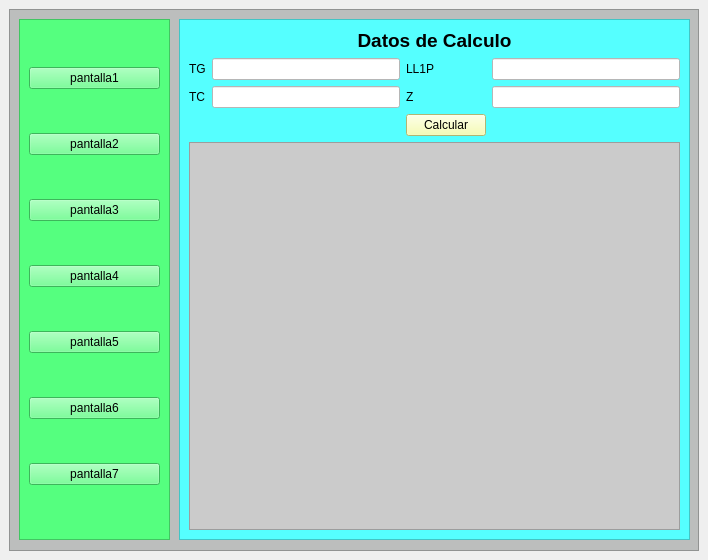
<?xml version="1.0" encoding="UTF-8"?>
<ui version="4.0">
 <class>MainWindow</class>
 <widget class="QMainWindow" name="MainWindow">
  <property name="geometry">
   <rect>
    <x>0</x>
    <y>0</y>
    <width>708</width>
    <height>560</height>
   </rect>
  </property>
  <property name="windowTitle">
   <string>MainWindow</string>
  </property>
  <widget class="QWidget" name="centralwidget">
   <layout class="QVBoxLayout" name="verticalLayout">
    <item>
     <widget class="QFrame" name="frame">
      <property name="styleSheet">
       <string notr="true">background-color: rgb(0, 170, 255);
background-color: rgb(188, 190, 189);</string>
      </property>
      <property name="frameShape">
       <enum>QFrame::StyledPanel</enum>
      </property>
      <property name="frameShadow">
       <enum>QFrame::Raised</enum>
      </property>
      <widget class="QFrame" name="frame_2">
       <property name="geometry">
        <rect>
         <x>170</x>
         <y>10</y>
         <width>511</width>
         <height>521</height>
        </rect>
       </property>
       <property name="styleSheet">
        <string notr="true">background-color: rgb(85, 255, 255);</string>
       </property>
       <property name="frameShape">
        <enum>QFrame::StyledPanel</enum>
       </property>
       <property name="frameShadow">
        <enum>QFrame::Raised</enum>
       </property>
       <layout class="QGridLayout" name="gridLayout">
        <item row="5" column="1">
         <widget class="QLineEdit" name="TC">
          <property name="styleSheet">
           <string notr="true">background-color: rgb(255, 255, 255);</string>
          </property>
         </widget>
        </item>
        <item row="3" column="1">
         <widget class="QLineEdit" name="TG">
          <property name="styleSheet">
           <string notr="true">background-color: rgb(255, 255, 255);</string>
          </property>
         </widget>
        </item>
        <item row="3" column="0">
         <widget class="QLabel" name="label_2">
          <property name="text">
           <string>TG</string>
          </property>
         </widget>
        </item>
        <item row="3" column="3">
         <widget class="QLineEdit" name="LL1P">
          <property name="styleSheet">
           <string notr="true">background-color: rgb(255, 255, 255);</string>
          </property>
         </widget>
        </item>
        <item row="5" column="3">
         <widget class="QLineEdit" name="dat_z">
          <property name="styleSheet">
           <string notr="true">background-color: rgb(255, 255, 255);</string>
          </property>
         </widget>
        </item>
        <item row="5" column="0">
         <widget class="QLabel" name="label_4">
          <property name="text">
           <string>TC</string>
          </property>
         </widget>
        </item>
        <item row="5" column="2">
         <widget class="QLabel" name="label_5">
          <property name="text">
           <string>Z</string>
          </property>
         </widget>
        </item>
        <item row="3" column="2">
         <widget class="QLabel" name="label_3">
          <property name="text">
           <string>LL1P</string>
          </property>
         </widget>
        </item>
        <item row="6" column="2">
         <widget class="QPushButton" name="calcular">
          <property name="styleSheet">
           <string notr="true">background-color: rgb(247, 255, 161);</string>
          </property>
          <property name="text">
           <string>Calcular</string>
          </property>
         </widget>
        </item>
        <item row="8" column="0" colspan="4">
         <widget class="QTextBrowser" name="textBrowser">
          <property name="styleSheet">
           <string notr="true">background-color: rgb(203, 203, 203);</string>
          </property>
         </widget>
        </item>
        <item row="0" column="0" colspan="4">
         <widget class="QLabel" name="label">
          <property name="font">
           <font>
            <pointsize>14</pointsize>
            <weight>75</weight>
            <bold>true</bold>
           </font>
          </property>
          <property name="text">
           <string>Datos de Calculo</string>
          </property>
          <property name="alignment">
           <set>Qt::AlignCenter</set>
          </property>
         </widget>
        </item>
       </layout>
      </widget>
      <widget class="QFrame" name="frame_4">
       <property name="geometry">
        <rect>
         <x>10</x>
         <y>10</y>
         <width>151</width>
         <height>521</height>
        </rect>
       </property>
       <property name="styleSheet">
        <string notr="true">background-color: rgb(85, 255, 127);</string>
       </property>
       <property name="frameShape">
        <enum>QFrame::StyledPanel</enum>
       </property>
       <property name="frameShadow">
        <enum>QFrame::Raised</enum>
       </property>
       <layout class="QVBoxLayout" name="verticalLayout_2">
        <item>
         <widget class="QPushButton" name="pantalla1">
          <property name="text">
           <string>pantalla1</string>
          </property>
         </widget>
        </item>
        <item>
         <widget class="QPushButton" name="pantalla2">
          <property name="text">
           <string>pantalla2</string>
          </property>
         </widget>
        </item>
        <item>
         <widget class="QPushButton" name="pantalla3">
          <property name="text">
           <string>pantalla3</string>
          </property>
         </widget>
        </item>
        <item>
         <widget class="QPushButton" name="pantalla4">
          <property name="text">
           <string>pantalla4</string>
          </property>
         </widget>
        </item>
        <item>
         <widget class="QPushButton" name="pantalla5">
          <property name="text">
           <string>pantalla5</string>
          </property>
         </widget>
        </item>
        <item>
         <widget class="QPushButton" name="pantalla6">
          <property name="text">
           <string>pantalla6</string>
          </property>
         </widget>
        </item>
        <item>
         <widget class="QPushButton" name="pantalla7">
          <property name="text">
           <string>pantalla7</string>
          </property>
         </widget>
        </item>
       </layout>
      </widget>
     </widget>
    </item>
   </layout>
  </widget>
 </widget>
 <resources/>
 <connections/>
</ui>
